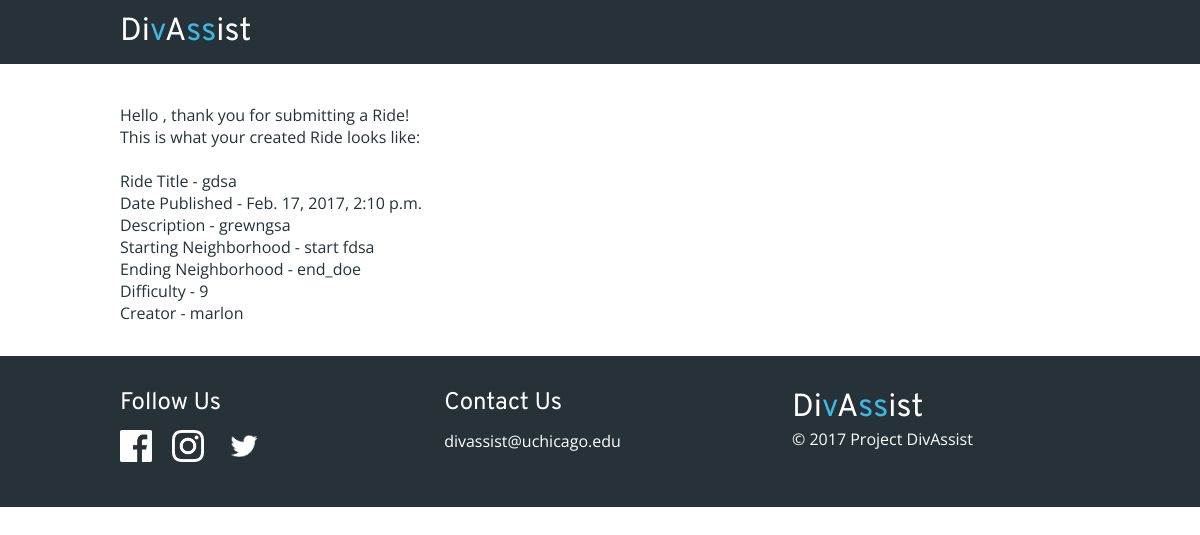
The page /rides/ride_created/ on the database as committed earlier.
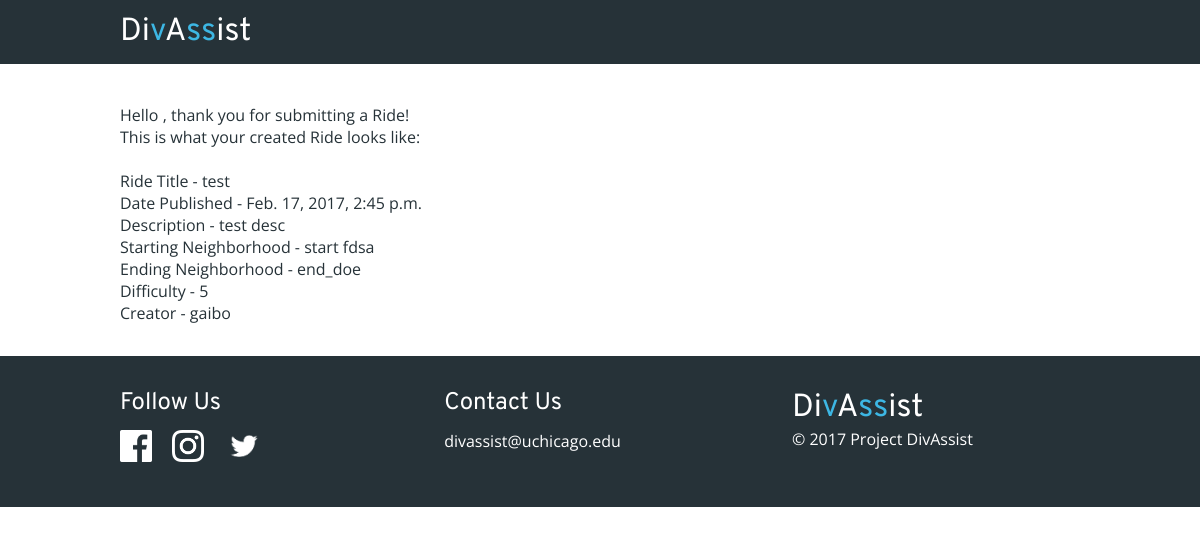
The same page on the database as committed later.
### divassist_web/models.py (models this page shows)
class Ride(models.Model):
    title_text = models.CharField(max_length=200)
    pub_date = models.DateTimeField('date published')
    desc_text = models.CharField('description', max_length=2000)
    s_neighborhood = models.CharField('start neighborhood', max_length=200)
    e_neighborhood = models.CharField('end neighborhood', max_length=200)
    difficulty = models.IntegerField()
    owner = models.ForeignKey(User)

### divassist_web/views.py (the view)
# urls.py: url(r'^rides/ride_created/$', ride_created),
def ride_created(request):
    return render(request, 'divassist_web/rides/ride_created.html', {
        'user': request.user,
        'ride': Ride.objects.last()
    })

### divassist_web/templates/divassist_web/rides/ride_created.html (shortened to what this page needs)
{% extends "base.html" %}
{% block content %}
    <p>Hello {{ user.username }}, thank you for submitting a Ride!</p>
    <p>This is what your created Ride looks like:</p>
    <br>
    <p>Ride Title - {{ ride.title_text }}</p>
    <p>Date Published - {{ ride.pub_date }}</p>
    <p>Description - {{ ride.desc_text }}</p>
    <p>Starting Neighborhood - {{ ride.s_neighborhood }}</p>
    <p>Ending Neighborhood - {{ ride.e_neighborhood }}</p>
    <p>Difficulty - {{ ride.difficulty }}</p>
    <p>Creator - {{ ride.owner.username }}</p>
{% endblock %}

Rows that differ between the two databases and show on the page:
removed Ride: title_text "gdsa", pub_date "Feb. 17, 2017, 2:10 p.m.", desc_text "grewngsa", s_neighborhood "start fdsa", e_neighborhood "end_doe", difficulty "9", owner.username "marlon"
now on this page (row edited): Ride: title_text "test", pub_date "Feb. 17, 2017, 2:45 p.m.", desc_text "test desc", s_neighborhood "start fdsa", e_neighborhood "end_doe", difficulty "5", owner.username "gaibo"
